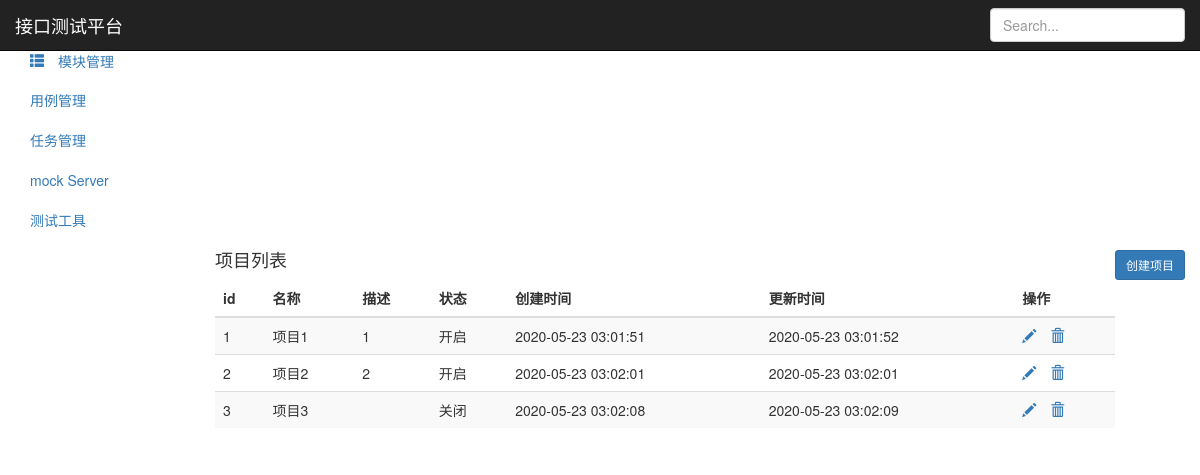
Screenshot of /project/ (signed in) with the database file from the repository.
### project_app/models.py (models this page shows, shortened)
class Project(models.Model):
	name = models.CharField("名称",max_length=50,null=True)
	describe = models.TextField("描述",default="")
	status = models.BooleanField("状态",default=1)
	create_time = models.DateTimeField("创建时间",auto_now_add=True)
	update_time = models.DateTimeField("更新时间",auto_now=True)

### project_app/views.py (the view)
# urls.py: path('',views.project_list),
@login_required
def project_list(request):
	project_all = Project.objects.all()
	return render(request,"project.html",{"projects":project_all,"type":"list"})

### templates/project.html (shortened to what this page needs)
{% extends "base.html" %}
{% block base%}
  <body>
    <nav class="navbar navbar-inverse navbar-fixed-top">
      <div class="container-fluid">
        <div class="navbar-header">
          <a class="navbar-brand" href="#">接口测试平台</a>
        </div>
        <div id="navbar" class="navbar-collapse collapse">
          <form class="navbar-form navbar-right">
            <input type="text" class="form-control" placeholder="Search...">
          </form>
        </div>
      </div>
    </nav>
    <div class="container-fluid">
      <div class="row">
        <div class="col-sm-3 col-md-2 sidebar">
          <ul class="nav nav-sidebar">
            <li  class="active"><a href="/project/"><i class="glyphicon glyphicon-th"> 项目管理</i><span class="sr-only">(current)</span></a></li>
            <li><a href="/module/"><i class="glyphicon glyphicon-th-list"> 模块管理</i></a></li>
          </ul>
          <ul class="nav nav-sidebar">
            <li><a href="/testcase/">用例管理</a></li>
            <li><a href="">任务管理</a></li>
          </ul>
          <ul class="nav nav-sidebar">
            <li><a href="">mock Server</a></li>
            <li><a href="">测试工具</a></li>
          </ul>
        </div>
        <div class="col-sm-9 col-sm-offset-3 col-md-10 col-md-offset-2 main">
          {% if type == "list" %}
          <h4 class="sub-header">项目列表<button type="button" class="btn btn-sm btn-primary" style="float: right;" onclick="location.href='/project/add_project/'">创建项目</button></h4>
          <div class="table-responsive">
            <table class="table table-striped">
              <thead>
                <tr>
                  <th>id</th>
                  <th>名称</th>
                  <th>描述</th>
                  <th>状态</th>
                  <th>创建时间</th>
                  <th>更新时间</th>
                  <th>操作</th>
                </tr>
              </thead>
              <tbody>
                {% for p in projects %}
                <tr>
                  <td>{{p.id}}</td>
                  <td>{{p.name}}</td>
                  <td>{{p.describe}}</td>
                  <td>
                    {% if p.status == True %}
                      <span>开启</span>
                    {% else %}
                      <span>关闭</span>
                    {% endif %}
                  </td>
                  <td>{{ p.create_time | date:"Y-m-d H:i:s" }}</td>
                  <td>{{ p.update_time | date:"Y-m-d H:i:s" }}</td>
                  <td>
                    <a href="/project/edit_project/{{p.id}}/"><i class="glyphicon glyphicon-pencil"></i></a>
                    <a href="/project/delete_project/{{p.id}}/" style="margin-left: 10px;"><i class="glyphicon glyphicon-trash"></i></a>
                  </td>
                </tr>
                {% endfor %}
              </tbody>
            </table>
          </div>
          {% endif %}
        </div>
      </div>
    </div>
</body>
{% endblock %}

### rows the page displays
Project: id "1", name "项目1", describe "1", status "开启", create_time "2020-05-23 03:01:51", update_time "2020-05-23 03:01:52"
Project: id "2", name "项目2", describe "2", status "开启", create_time "2020-05-23 03:02:01", update_time "2020-05-23 03:02:01"
Project: id "3", name "项目3", status "关闭", create_time "2020-05-23 03:02:08", update_time "2020-05-23 03:02:09"
